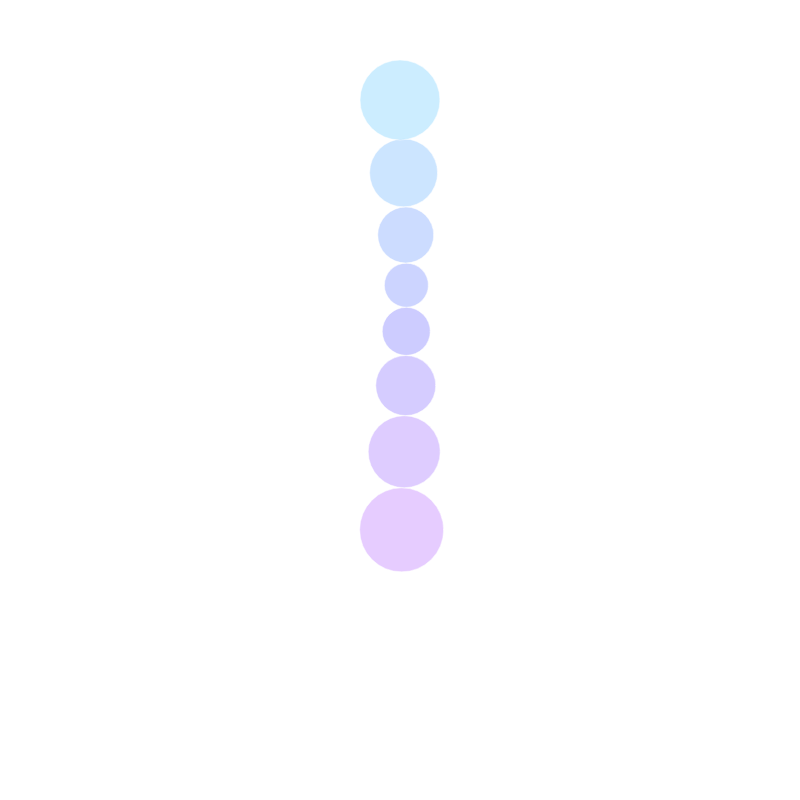
Frame 1 (no input)
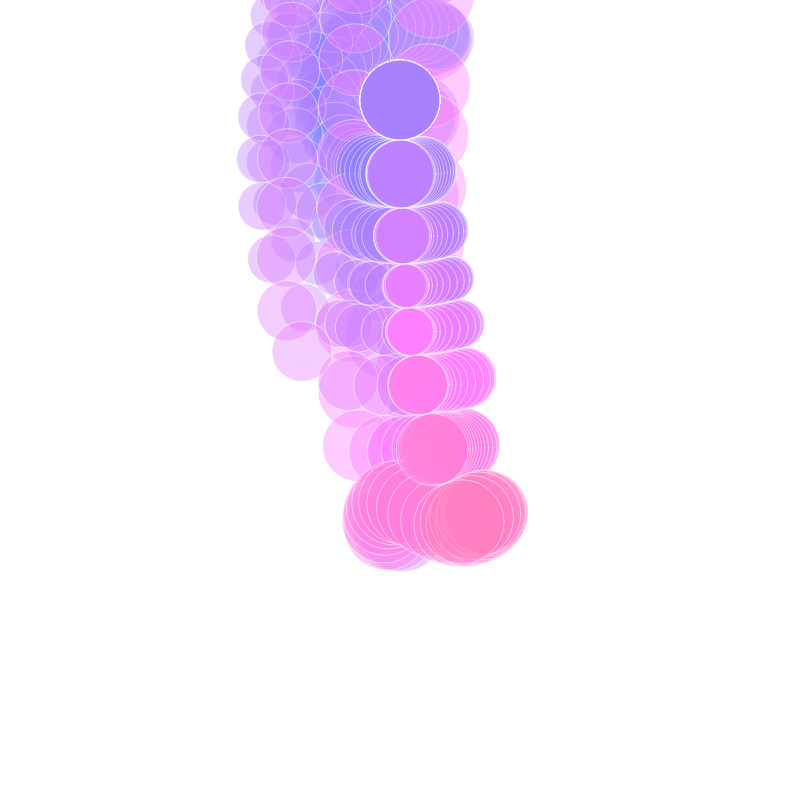
Frame 60 (no input)
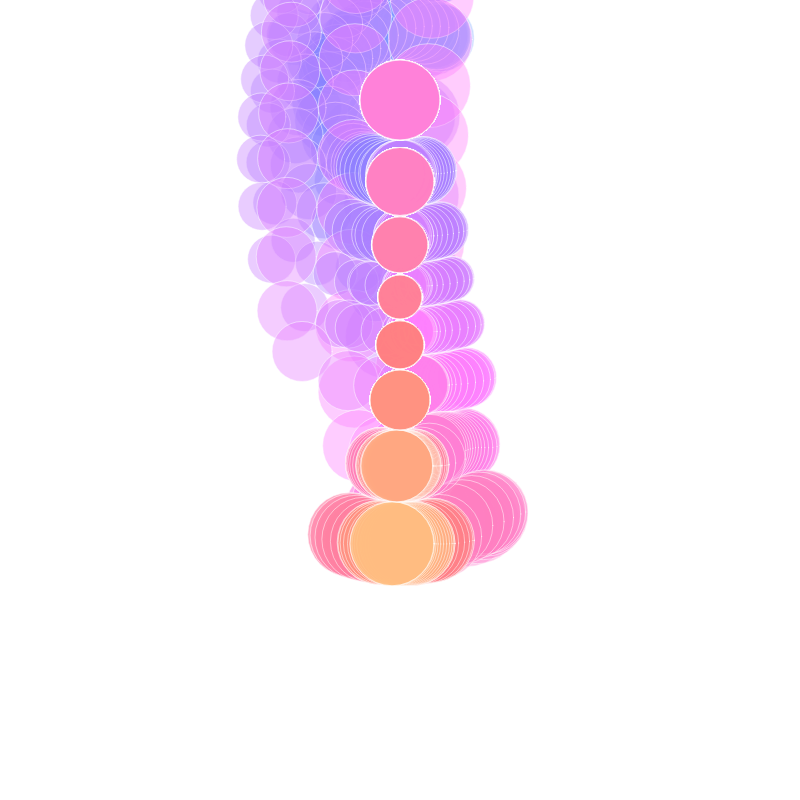
Frame 120 (the mouse pressed at the canvas centre since frame 60)

The p5.js sketch that drew these frames (run headless with seeded random() and noise() and a simulated clock; from frame 60 on, the mouse is pressed at the canvas centre):

// p5.js sketch
// ── sketch.js
class Circle {
  constructor(x, y, radius, hue) {
    this.pos = createVector(x, y);
    this.oldPos = createVector(x, y);
    this.vel = createVector(0, 0);
    this.radius = radius;
    this.mass = radius * radius;
    this.isDragged = false;
    this.hue = hue;
    this.baseHue = hue;
  }
  update() {
    if (!this.isDragged) {
      let temp = createVector(this.pos.x, this.pos.y);
      this.pos.add(p5.Vector.sub(this.pos, this.oldPos));
      this.pos.add(this.vel);
      this.oldPos = temp;
      this.vel.mult(0.999);
    }
    this.hue = (this.baseHue + frameCount) % 360;
  }
  draw() {
    fill(this.hue, 50, 255, 0.4);
    stroke(255, 50);
    strokeWeight(0.5);
    ellipse(this.pos.x, this.pos.y, this.radius * 2);
  }
  checkDrag(mouseX, mouseY) {
    let d = dist(mouseX, mouseY, this.pos.x, this.pos.y);
    if (d < this.radius && mouseIsPressed) {
      this.isDragged = true;
      this.pos.x = mouseX;
      this.pos.y = mouseY;
      this.oldPos = this.pos.copy();
      this.vel.mult(0);
    } else {
      this.isDragged = false;
    }
  }
}
class Chain {
  constructor(numSegments, startRadius) {
    this.circles = [];
    let prevCircle = null;
    let startHue = 200;
    
    for (let i = 0; i < numSegments; i++) {
      if (i < numSegments/2) {
        let radius = startRadius * (1 - i * 0.15);
        let x = width/2 + (i === 0 ? 100 : 0);
        let y = 100 + (i * radius * 2);
        let circle = new Circle(x, y, radius, startHue + (i * 10));
        this.circles.push(circle);
      } else {
        let radius = startRadius * (i * 0.15);
        let x = width/2 + (i === 0 ? 100 : 0);
        let y = 100 + (i * radius * 2);
        let circle = new Circle(x, y, radius, startHue + (i * 10));
        this.circles.push(circle);
      }
    }
  }
  update(gravity) {
    this.circles.forEach(circle => {
      if (!circle.isDragged) {
        circle.vel.add(gravity);
      }
      circle.update();
    });
    for (let i = 0; i < 20; i++) {
      this.constrainAll();
    }
  }
  constrainAll() {
    for (let i = 1; i < this.circles.length; i++) {
      this.constrain(this.circles[i], this.circles[i-1]);
    }
    this.circles[0].pos.x = width/2;
    this.circles[0].pos.y = 100;
  }
  constrain(circle1, circle2) {
    let dir = p5.Vector.sub(circle1.pos, circle2.pos);
    let currLen = dir.mag();
    let targetLen = circle1.radius + circle2.radius;
    let diff = targetLen - currLen;
    dir.normalize();
    
    let totalMass = circle1.mass + circle2.mass/10;
    let move1 = (circle2.mass / totalMass) * diff;
    let move2 = (circle1.mass / totalMass) * diff;
    
    if (!circle1.isDragged) circle1.pos.add(p5.Vector.mult(dir, move1));
    if (!circle2.isDragged) circle2.pos.sub(p5.Vector.mult(dir, move2));
  }
  draw() {
    for (let i = this.circles.length - 1; i >= 0; i--) {
      this.circles[i].draw();
      this.circles[i].checkDrag(mouseX, mouseY);
    }
  }
}
let chain;
let gravity;
function setup() {
  createCanvas(800, 800);
  gravity = createVector(0, 0.1);
  chain = new Chain(8, 40);
  colorMode(HSB);
}
function draw() {
  chain.update(gravity);
  chain.draw();
}
